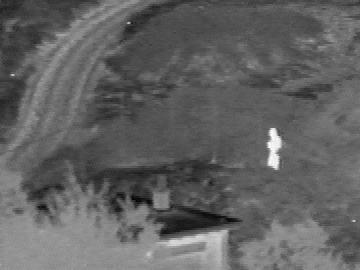
%> input picture Stage 3/standard image/Camp_IR.jpg, 360 x 270 px
$ octave DualchnnelPCNN.m   (GNU Octave 9; MATLAB toolbox functions it lacks are replaced by stand-ins)
%> lines starting %> are read from the running program, lines starting %| are printed output that depends on the picture
%基于m-PCNN的医学图像融合 MATLAB源程序
IMA=imread('Camp_IR.jpg');
%> IMA is the input picture: size 270x360 uint8; min 0, max 255, mean 97.8
IMB=imread('Camp_Vis.jpg');
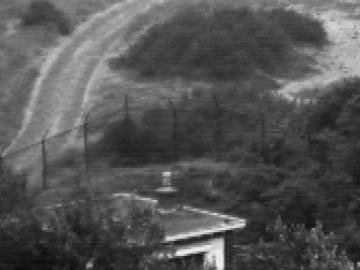
%> input picture Stage 3/standard image/Camp_Vis.jpg, 360 x 270 px
%> IMB is the input picture: size 270x360 uint8; min 8, max 251, mean 84.4
figure(1);imshow(IMA);
figure(2);imshow(IMB);
IMA=double(IMA);
%> IMA: size 270x360 double
IMB=double(IMB);
%> IMB: size 270x360 double
[ROW,COL]=size(IMA);
%> ROW = 270; COL = 360
[ROW1,COL1]=size(IMB);
%> ROW1 = 270; COL1 = 360
if(ROW~=ROW1|COL~=COL1)
    error('input images should be the same size!');
end

%%%% SET THE mPCNN PARAMEERS [7 IN TOTAL]
%%%% W=M; BETA1=BETA2; DELTA; ALPHAT; VT;
BETA=0.5;     %%% note BETA1=BETA2; SO WE USE BETA FOR CONVENIENCE
M=[0.707,1,0.707;1,0,1;0.707,1,0.707];
DELTA=1;
ALPHAT=0.012;
VT=4000;          %%% MAKE SURE WHETHER THIS IS RIGHT.
%%%%%

IMAWT=conv2(IMA,M,'same'); %%% 卷积后保持源图像大小；
IMBWT=conv2(IMB,M,'same');
SUMPIXEL=ROW*COL; %%% PIXELS NUMBER OF FUSED IMAGE
%> SUMPIXEL = 97200
JUDFIR=zeros(ROW,COL); %%% JUDFIR IS USED TO JUDGE WHETHER THE NEURON(I,J) IS FIRED
                  %%%JUDFIR用于判断神经元（i，j）是否激发。每个神经元在所有的迭代中只激发一次。
THR=500*ones(ROW,COL);     %%% 不知此阈值是否合适
U=zeros(ROW,COL);
%%% ITERATION
ITETIME=10;      %%% SET ITERATION TIME
for(itime=1:10)
for(i=1:ROW)
   for(j=1:COL)
       if(JUDFIR(i,j)~=1)   %%% THE NEURON SHOULD NOT BE FIRED YET.
       %%% 对单点进行迭代计算
       HA=IMAWT(i,j)+IMA(i,j);
       HB=IMBWT(i,j)+IMB(i,j);
       U(i,j)=(1+BETA*HA)*(1+BETA*HB)+DELTA;
       %%%判断是否激发
       if (U(i,j)>THR(i,j)) %% 满足条件则激发
           JUDFIR(i,j)=1;
       else             %% 不激发，对阈值进行衰减
           THR(i,j)=THR(i,j)*exp(-ALPHAT);
       end
       end   %%% end of JUDFIR

   end %%% end j
end     %%% end i
       if(sum(sum(JUDFIR))==SUMPIXEL)
           fprintf(1,'fused successfully');
           break
       end
end    %%% end itime
%> JUDFIR: size 270x360 double; every value is 1
%> THR: size 270x360 double; every value is 500
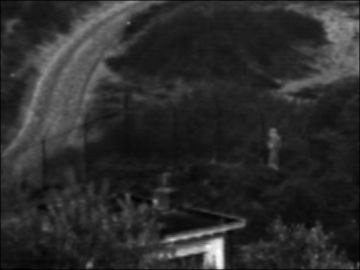
%> U: size 270x360 double; min 11854.9, max 657448.6, mean 124255.4; drawn with min black and max white
%> after the loop, HA = 515.9; HB = 256.2
U=U/max(max(U))*255;
figure;imshow(uint8(U));
%imwrite(uint8(U),'U.gif');
%end %%% end of function
